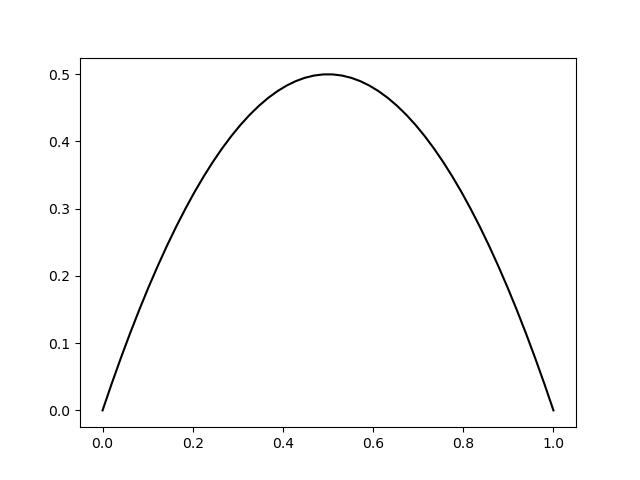

This figure's Python source:
from tracemalloc import start
import numpy as np
import matplotlib.pyplot as plt
import pandas as pd
import os


path = os.getcwd() + '/period_doubling_bifurcations/'
def logistic_map(r, x):
    """
        Definition of the logistic map: 
        \phi(x) = rx(1-x)
    """
    return r * x * (1 - x)

logistic_map_plotted = False
def plot_logistic_map():
    global logistic_map_plotted
    if not logistic_map_plotted:
        x = np.linspace(0, 1)
        fig, ax = plt.subplots(1, 1)
        ax.plot(x, logistic_map(2, x), 'k')
        fig.savefig(path + 'logistic_map.png')
        logistic_map_plotted = True

def plot_elements_in_orbit():
    N = 10000
    r = np.linspace(0, 4, N)
    x = np.ones(N) * 0.00001

    """ Plotting the elements in the orbit """
    fig, ax1 = plt.subplots(1, 1, figsize=(8, 9),
                               sharex=True)
    start_plot = False
    for index in range(1000):
        if index >= 900:
            start_plot = True
        x = logistic_map(r, x)
        if start_plot:
            ax1.plot(r, x, ',k', alpha=.25)
    ax1.set_xlim(1, 4)
    ax1.set_title("Bifurcations for Logistic Map")
    fig.savefig(path + 'bifurcation.png')


if __name__=='__main__':
    plot_logistic_map()
    plot_elements_in_orbit()
